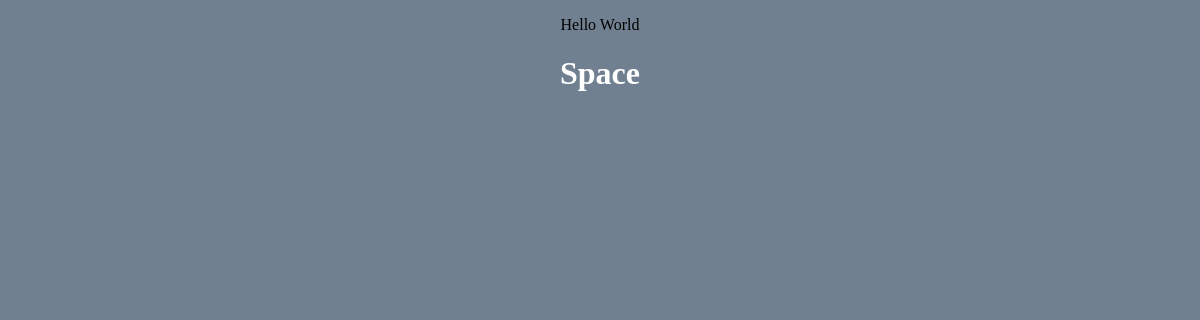
Before: /secondview with the older database file.
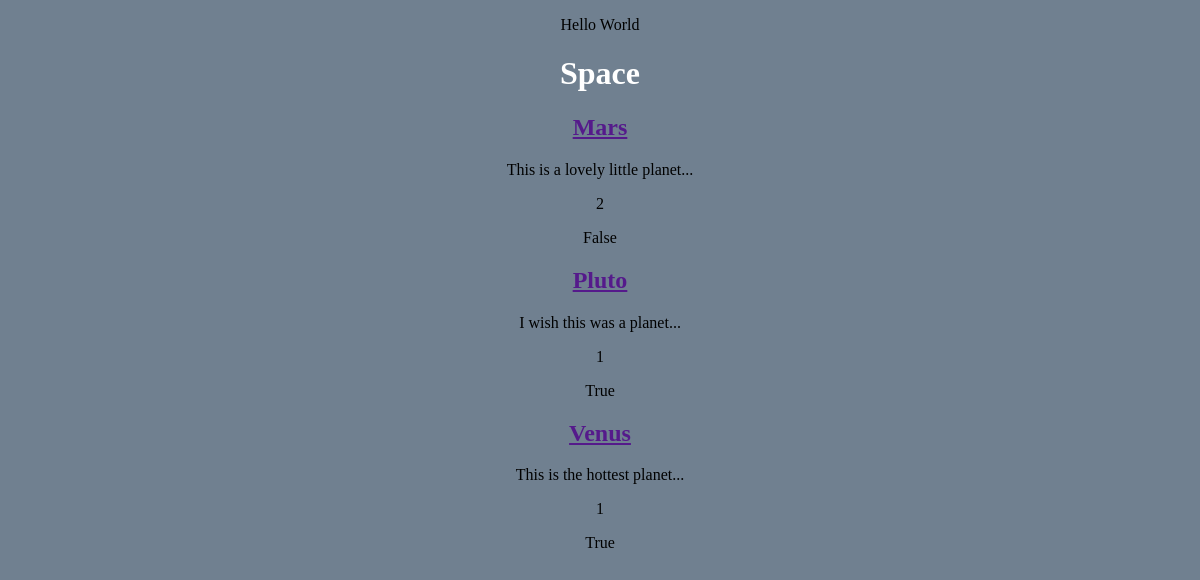
After: the same page with the newer database file.
### first_app/models.py (models this page shows, shortened)
class Space(models.Model):
    title = models.CharField(max_length=100)
    body = models.TextField()
    status = models.IntegerField()
    flagged = models.BooleanField()
    def snippet(self):
        return self.body[:50] + '...'

### second_app/views.py (the view)
# urls.py: path('secondview', views.secondview)
def secondview(request):
    space = Space.objects.all().order_by('flagged')
    return render(
        request,
        "second.html",
        {
            'space': space,
        },
    )

### second_app/templates/second.html (shortened to what this page needs)
<!DOCTYPE html>
{% load static %}
<html lang="en">
<head>
    <link rel="stylesheet" href="{% static '/css/style.css' %}">
</head>
<body>
    <p>Hello World</p>
    <h1>Space</h1>
    <div class="space">
        {% for space in space %}
        <div class="planets">
            <h2><a href="">{{ space.title }}</a></h2>
            <p>{{ space.snippet }}</p>
            <p>{{ space.status }}</p>
            <p>{{ space.flagged }}</p>
        </div>
        {% endfor %}
    </div>
</body>
</html>

Changed rows visible on the page:
added Space: title "Mars", snippet "This is a lovely little planet...", status "2", flagged "False"
added Space: title "Pluto", snippet "I wish this was a planet...", status "1", flagged "True"
added Space: title "Venus", snippet "This is the hottest planet...", status "1", flagged "True"
